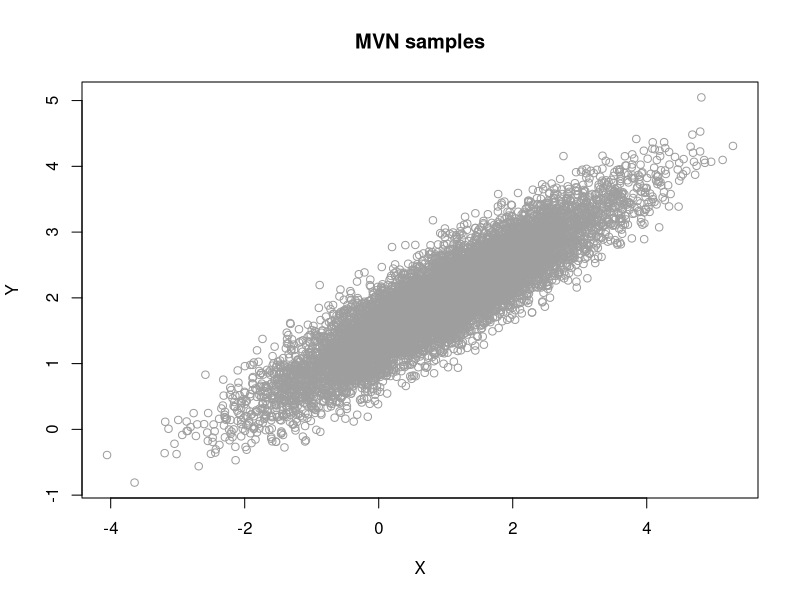
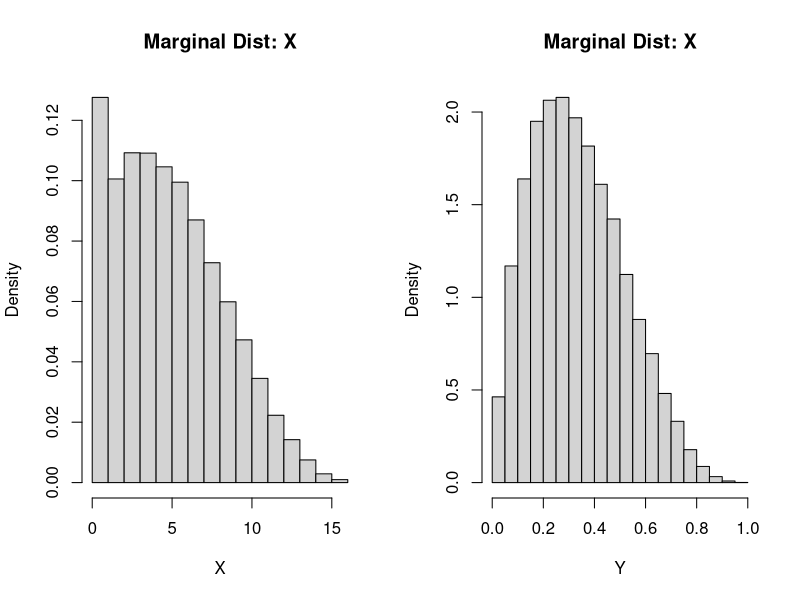
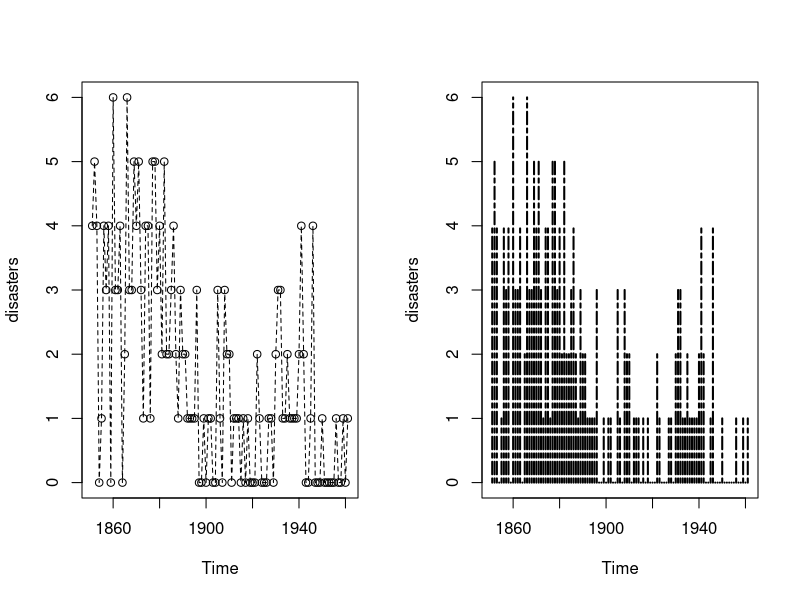
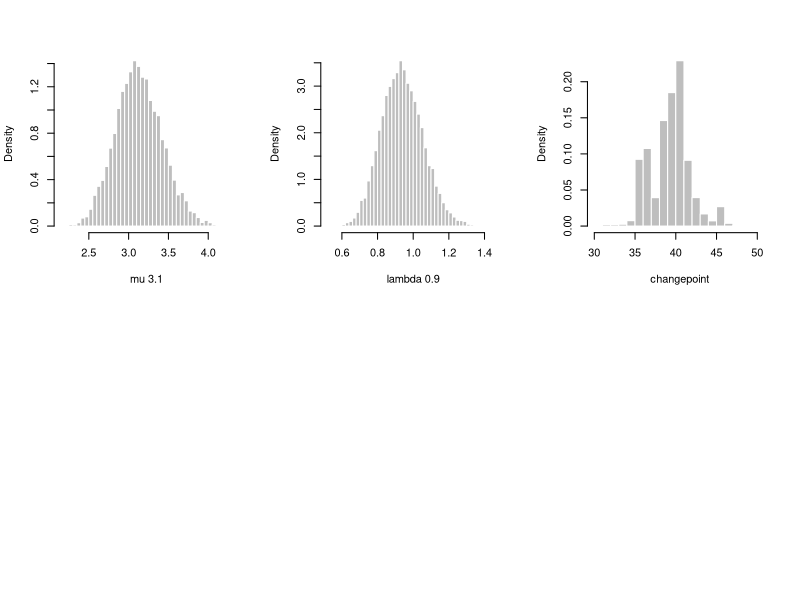

Source code (R) for these figures, in order:
## ---- chunk 1
N = 10000

rho = 0.9
mu_x = 1
mu_y = 2
sd_x = 1.2
sd_y = 0.75

s1 = sqrt(1 - rho^2) * sd_x
s2 = sqrt(1 - rho^2) * sd_y

MVN = matrix(data = NA, nrow = N, ncol = 2, 
           dimnames = list(NULL, c("X", "Y")))

MVN[1, ] = c(mu_x, mu_y)
Y = MVN[1, 2] ## get Y vals
for(i in 1:(N-1)){
  mx = mu_x + rho * (Y - mu_y) * sd_x/sd_y
  X = rnorm(n = 1, mx, s1)
  MVN[i+1, 1] = X
  my = mu_y + rho * (X - mu_x) * sd_y/sd_x
  Y = rnorm(n = 1, mean = my, sd = s2)
  MVN[i+1, 2] = Y
}


plot(MVN, type = "p", col = 8, 
     main = "MVN samples")


## means
colMeans(MVN)

## correlation
cor(MVN)

## ---- chunk 2

N = 10^5
n = 16
a = 2
b = 4
X = numeric(N)
Y = numeric(N)

## initial values
X[1] = 0.2
Y[1] = 0.34 ## theta values

for(i in 1:N){
  X[i+1] = rbinom(n = 1, size = n, prob = Y[i])
  Y[i+1] = rbeta(1, a + X[i+1], n - X[i+1]+b)
}

par(mfrow = c(1,2))
hist(X, main = "Marginal Dist: X", probability = TRUE)
hist(Y, main = "Marginal Dist: X", probability = TRUE)

## ---- chunk 3

data_vector = c(4, 5, 4, 0, 1, 4, 3, 4, 0, 6, 3, 3, 4, 0, 2, 6,
                    3, 3, 5, 4, 5, 3, 1, 4, 4, 1, 5, 5, 3, 4, 2, 5,
                    2, 2, 3, 4, 2, 1, 3, 2, 2, 1, 1, 1, 1, 3, 0, 0,
                    1, 0, 1, 1, 0, 0, 3, 1, 0, 3, 2, 2, 0, 1, 1, 1,
                    0, 1, 0, 1, 0, 0, 0, 2, 1, 0, 0, 0, 1, 1, 0, 2,
                    3, 3, 1, 1, 2, 1, 1, 1, 1, 2, 4, 2, 0, 0, 1, 4,
                    0, 0, 0, 1, 0, 0, 0, 0, 0, 1, 0, 0, 1, 0, 1)
n = length(data_vector)

disasters = ts(data_vector, freq=1, start = 1851)

plot(disasters, type = "o", lty = 2)

plot(disasters, type = "h", lty = 6, lwd = 2)

## ---- chunk 4
set.seed(123)

y = data_vector
# Gibbs sampler for the coal mining change point
# initialization
n <- length(y)
 #length of the data
m <- 10^4
 #length of the chain
mu <- numeric(m)
lambda <- numeric(m)
k <- numeric(m)
L <- numeric(n)
k[1] <- sample(1:n, 1) ## tau
mu[1] <- 1
lambda[1] <- 1
a = 0.5
b1 <- 1
b2 <- 1

## ---- chunk 5

# run the Gibbs sampler
for (t in 2:m){
    kt <- k[t-1]
    #generate mu
    r <- a + sum(y[1:kt])
    mu[t] <- rgamma(1, shape = r, rate = kt + b1)
    #generate lambda
    if (kt + 1 > n){ 
      r <- a + sum(y) 
      }else{
        r <- a + sum(y[(kt+1):n])
      }
    lambda[t] <- rgamma(1, shape = r, rate = n - kt + b2)
    #generate b1 and b2
    b1 <- rgamma(1, shape = a, rate = mu[t]+1)
    b2 <- rgamma(1, shape = a, rate = lambda[t]+1)


    for (j in 1:n) {
        L[j] <- exp((lambda[t] - mu[t]) * j) * 
                (mu[t] / lambda[t])^sum(y[1:j])
    }

    L <- L / sum(L)
    #generate k from discrete distribution L on 1:n
    k[t] <- sample(1:n, prob=L, size=1)
}

## ---- chunk 6
## set burn in
burn_in <- 1000

j <- k[burn_in:m]

print(mean(k[burn_in:m]))
#[1] 39.935

print(mean(lambda[burn_in:m]))
#[1] 0.9341033

print(mean(mu[burn_in:m]))
#[1] 3.108575



## Code for Figure 9.12 on page 276
# histograms from the Gibbs sampler output
par(mfrow=c(2,3))
labelk <- "changepoint"
label1 <- paste("mu", round(mean(mu[burn_in:m]), 1))
label2 <- paste("lambda", round(mean(lambda[burn_in:m]), 1))

hist(mu[burn_in:m], main="", xlab=label1, 
     col="gray", border="white",
     breaks = "scott", prob=TRUE) #mu posterior

hist(lambda[burn_in:m], main="", xlab=label2,
     col="gray", border="white",
     breaks = "scott", prob=TRUE) #lambda posterior

hist(j, breaks=min(j):max(j), prob=TRUE, main="",
     col="gray", border="white",
     xlab = labelk)

par(mfcol=c(1,1), ask=FALSE) #restore display
